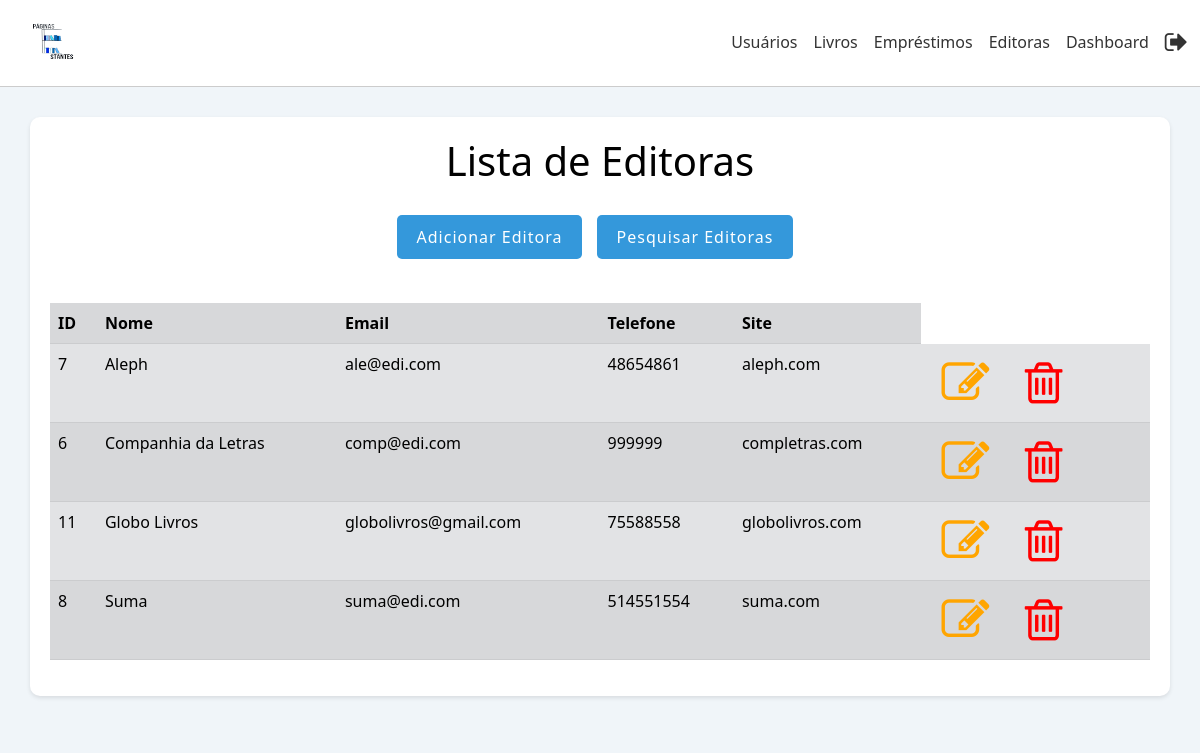
Before: /ProjetoWDA/editoras.php (signed in) with the older database file.
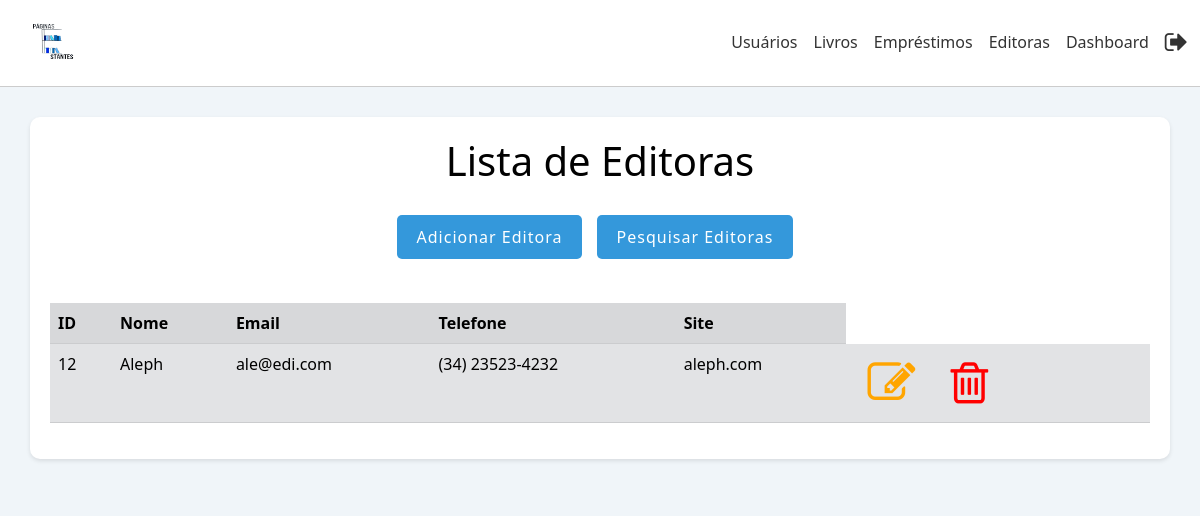
After: the same page with the newer database file.
### tables this page shows
CREATE TABLE `editoras` (
  `id` int(11) NOT NULL,
  `nome` text NOT NULL,
  `email` text NOT NULL,
  `telefone` text NOT NULL,
  `site` text NOT NULL
);

### ProjetoWDA/editoras.php (the view, shortened to what this page needs)
<!DOCTYPE html>
<html lang="en">
<head>
	<link rel="stylesheet" href="css/bootstrap.min.css">
	<link rel="stylesheet" href="style.css">
<link rel="stylesheet" href="https://cdnjs.cloudflare.com/ajax/libs/font-awesome/4.7.0/css/font-awesome.min.css">
</head>
<body>
<nav class="navbar navbar-expand-lg navbar-light">
    <div class="container-fluid">
        <a class="navbar-brand" href="#">
            <img src="logo.png" width="80" height="60">
        </a>
        <div class="collapse navbar-collapse justify-content-end" id="navbarNav">
            <ul class="navbar-nav">
                <li class="nav-item">
                    <a class="nav-link" href="usuarios.php">Usuários</a>
                </li>
                <li class="nav-item">
                    <a class="nav-link" href="livros.php">Livros</a>
                </li>
                <li class="nav-item">
                    <a class="nav-link" href="emprestimos.php">Empréstimos</a>
                </li>
                <li class="nav-item">
                    <a class="nav-link" href="editoras.php">Editoras</a>
                </li>
                <li class="nav-item">
                    <a class="nav-link" href="dashboard.php">Dashboard</a>
                </li>
                <li class="nav-item">
                    <a class="nav-link" href="logout.php">
                        <i class="fa fa-sign-out"></i>
                    </a>
                </li>
            </ul>
        </div>
    </div>
</nav>
	  <div class="fundo">
	  <div class="container">
      <center><h1>Lista de Editoras</h1></center>
	  <center><a href="adicionareditora.php"><button type="button" class="button-background-move">Adicionar Editora</button></a> <a href="pesquisaeditoras.php"><button type="button" class="button-background-move">Pesquisar Editoras</button></a></center><br>
	<table class="table table-secondary table-striped">
		<tr>
			<th>ID</th>
			<th>Nome</th>
			<th>Email</th>
			<th>Telefone</th>
			<th>Site</th>
		</tr>
		<?php
			include 'conexao.php';
			$sql = "SELECT * FROM editoras ORDER BY nome ASC";
			$result = mysqli_query($conn, $sql);
			if (mysqli_num_rows($result) > 0) {
				while ($row = mysqli_fetch_assoc($result)) {
					echo "<tr>";
					echo "<td>".$row["id"]."</td>";
					echo "<td>".$row["nome"]."</td>";
					echo "<td>".$row["email"]."</td>";
					echo "<td>".$row["telefone"]."</td>";
					echo "<td>".$row["site"]."</td>";
					echo "<td><a href='editaeditora.php?id=".$row["id"]."' class='btn'><i class='fa fa-edit' style='font-size:48px;color:orange'></i></a> <a href='excluireditora.php?id=".$row["id"]."' class='btn'><i class='fa fa-trash-o' style='font-size:48px;color:red'></i></a></td>";
					echo "</tr>";
				}
			} else {
				echo "<tr><td colspan='4'>Nenhuma editora encontrada.</td></tr>";
			}
		?>
	</table>
	</div>
	</div>
</body>
</html>

Changed rows visible on the page:
removed editoras: id "7", nome "Aleph", email "ale@edi.com", telefone "48654861", site "aleph.com"
removed editoras: id "6", nome "Companhia da Letras", email "comp@edi.com", telefone "999999", site "completras.com"
removed editoras: id "11", nome "Globo Livros", email "globolivros@gmail.com", telefone "75588558", site "globolivros.com"
removed editoras: id "8", nome "Suma", email "suma@edi.com", telefone "514551554", site "suma.com"
added editoras: id "12", nome "Aleph", email "ale@edi.com", telefone "(34) 23523-4232", site "aleph.com"
